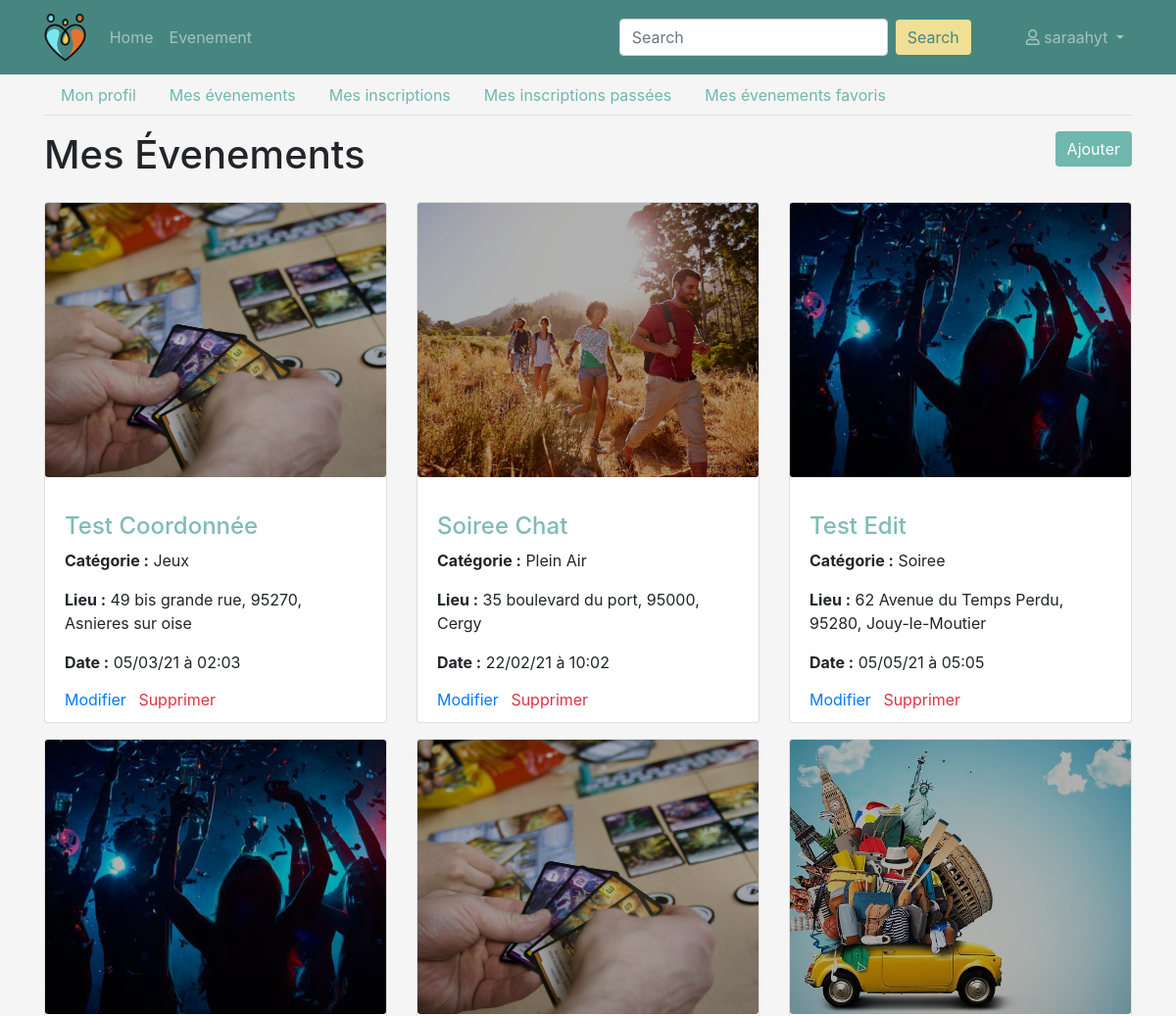
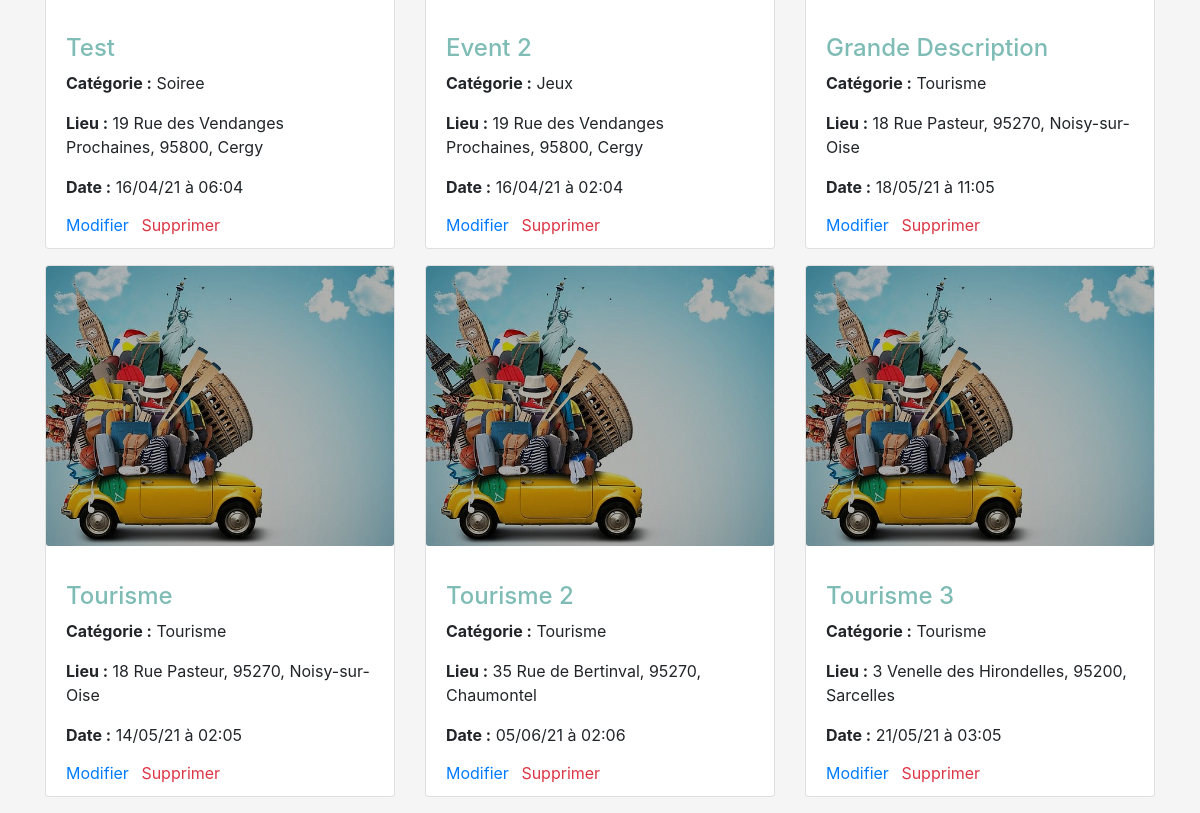
/profil/evenements (signed in), run on the app's committed database (2 pictures, top to bottom).
### persons/models.py (models this page shows, shortened)
class Person(models.Model):
    TYPE_PARTICULIER = 'particulier'
    TYPE_PROFESSIONNEL = 'professionnel'
    TYPE_CHOICES = (
        (TYPE_PARTICULIER, 'particulier'),
        (TYPE_PROFESSIONNEL, 'professionnel')
    )
    user = models.ForeignKey('users.User', on_delete=models.CASCADE)
    first_name = models.CharField('prenom', max_length=100)
    last_name = models.CharField('nom', max_length=100)
    birth_date = models.DateField('date naissance')
    address = models.CharField('adresse', max_length=250)
    zip_code = models.IntegerField('code postal')
    city = models.CharField('ville', max_length=50)
    country = models.CharField('pays', max_length=100)
    phone_number = PhoneNumberField('telephone')
    pseudo = models.CharField('pseudo', max_length=50)
    person_type = models.CharField('type', choices=TYPE_CHOICES, max_length=15)
    created_at = models.DateTimeField('crée à', auto_now=True)
    note = models.IntegerField('karma', null=True, blank=True)
    imageProfil = models.FileField('image', null=True, default='utilisateur-de-profil.svg')
    is_visible = models.BooleanField('est visible', default=False)

### events/models.py (models this page shows, shortened)
class Event(models.Model):
    PARTY_CATEGORY = 'soiree'
    GAME_CATEGORY = 'jeux'
    TOURISM_CATEGORY = 'tourisme'
    AREA_CATEGORY = 'plein air'
    CATEGORY_CHOICES = (
        (PARTY_CATEGORY, 'soiree'),
        (GAME_CATEGORY, 'jeux'),
        (TOURISM_CATEGORY, 'tourisme'),
        (AREA_CATEGORY, 'plein air')
    )
    person = models.ForeignKey('persons.Person', on_delete=models.CASCADE)
    title = models.CharField('titre', max_length=150)
    description = models.TextField('description')
    address = models.CharField('adresse', max_length=100)
    zip_code = models.IntegerField('code postal')
    city = models.CharField('ville', max_length=50)
    category = models.CharField('categorie', choices=CATEGORY_CHOICES, max_length=20)
    created_at = models.DateTimeField('crée à', auto_now=True)
    event_date = models.DateTimeField('date evenement', auto_now=False)
    coordonate_x = models.CharField('coordonnée X',max_length=10 ,null=True, blank=True)
    coordonate_y = models.CharField('coordonnée Y',max_length=10 , null=True, blank=True)

### events/views/events.py (the view)
# urls.py: path('profil/evenements', ProfileEventDetailsView.as_view(), name='profil-events'),
class ProfileEventDetailsView(PersonView):
    def get(self, request):
        user = request.user
        events = get_events_by_user(user)
        person = get_person_by_user(user)
        context = {
            'user': user,
            'events': events,
            'person': person,
            'navigation_items': navigation.navigation_items(navigation.NAV_PROFIL),
        }
        return render(request, 'persons/events/my_events_details.html', context)

### events/models_helpers.py (called while the page is built)
def get_person_by_user(user):
    return Person.objects.get(user=user)

def get_events_by_user(user):
    return Event.objects.filter(person__user=user)

### events/navigation.py (called while the page is built)
def navigation_items(selected_item=None):
    items = []
    for name, shortcut in NAV_ITEMS:
        items.append({
            'name': name,
            'url': reverse(shortcut),
            'active': True if selected_item == name else False,
        })
    return items

### events/templates/persons/events/my_events_details.html (shortened to what this page needs)
{% extends 'persons/base_navbar.html' %}
{% load bootstrap4 %}
{% load static %}
{% block content %}
    <div class="row mb-3">
        <div class="col">
            <div class="row">
                <div class="col">
                    <ul class="profil-tab nav nav-tabs">
                        <li class="nav-item">
                            <a class="nav-link" href="{% url 'profil' %}">Mon profil</a>
                        </li>
                        <li class="nav-item">
                            <a class="nav-link" href="{% url 'profil-events' %}">Mes évenements</a>
                        </li>
                        {% if person.person_type != "professionnel" %}
                            <li class="nav-item">
                                <a class="nav-link" href="{% url 'profil-registered_events' %}">Mes inscriptions</a>
                            </li>
                            <li class="nav-item">
                                <a class="nav-link" href="{% url 'profil-finished-events' %}">Mes inscriptions
                                    passées</a>
                            </li>
                            <li class="nav-item">
                                <a class="nav-link" href="{% url 'profil-favorite-events' %}">Mes évenements favoris</a>
                            </li>
                        {% endif %}
                    </ul>
                </div>
            </div>
            <div class="row">
                <div class="col mt-3">
                    <div class="row">
                        <h1 class="col-md-7">Mes Évenements</h1>
                        <div class="col-md-5 text-right">
                            {% if user.pk %}
                                <a class="btn btn-primary" href="{% url 'create-event' %}">Ajouter</a>
                            {% endif %}
                        </div>
                    </div>
                    <div class="row d-flex">
                        {% for event in events %}
                            <div class="col-md-4">
                                <div class="card mt-3">
                                    {% with 'assets/category/'|add:event.category|add:'.jpeg' as category %}
                                        <img src="{% static category %}" class="card-img category-img">
                                    {% endwith %}
                                    <div class="card-body">
                                        <div class="d-flex">
                                            <p class="text-left"><a href="{% url 'description-event' event.pk %}"><h4
                                                    class="mt-3">{{ event.title|title }}</h4></a></p>
                                        </div>
                                        <p class="card-text"><b>Catégorie :</b> {{ event.category|title }}</p>
                                        <p class="card-text"><b>Lieu
                                            :</b> {{ event.address }}, {{ event.zip_code }}, {{ event.city }}</p>
                                        <p class="card-text"><b>Date :</b> {{ event.event_date|date:'d/m/y à h:m' }}</p>
                                        <div class="action-card">
                                            <a href="{% url 'edit-event' event.pk %}"
                                               class="text-primary mr-2">Modifier</a>
                                            <a href="{% url 'delete-event' event.pk %}" class="text-danger"
                                               data-toggle="modal"
                                               data-target="#close_modal{{ event.pk }}">Supprimer</a>
                                        </div>
                                    </div>
                                </div>
                            </div>
                        {% empty %}
                            <p>Il n'y a pas d'évenements pour le moment</p>
                        {% endfor %}
                    </div>
                </div>
            </div>
        </div>
    </div>
{% endblock %}

### events/templates/persons/base_navbar.html (shortened to what this page needs)
{% extends 'persons/base.html' %}
{% load static %}
{% block header %}
    <nav class="back-nav navbar navbar-expand-lg navbar-dark bg-dark">
        <div class="container d-flex justify-content-between">
            <a class="navbar-brand" href="{% url 'home' %}"><img src="{% static 'assets/logo1.png' %}" height="50"></a>
            <div class="collapse navbar-collapse" id="navbarSupportedContent">
                <ul class="navbar-nav">
                    {% for item in navigation_items %}
                        <li class="nav-item {% if item.active %}active{% endif %}">
                            <a class="nav-link" href="{{ item.url }}">{{ item.name }}</a>
                        </li>
                    {% endfor %}
                </ul>
                <form action="{% url 'events' %}" class="form-inline my-2 my-lg-0 ml-auto mr-5" method="get">
                    <input name="q" class="form-control mr-sm-2" type="search" placeholder="Search"
                           aria-label="Search">
                    <button class="search btn btn-outline-success my-2 my-sm-0" type="submit">Search</button>
                </form>
                <ul class="navbar-nav mr-0">
                    <li class="nav-item dropdown">
                        <a class="nav-link dropdown-toggle" href="#" id="navbarDropdownMenuLink" role="button" data-toggle="dropdown" aria-haspopup="true" aria-expanded="false">
                        <i class="far fa-user"></i> {{ person.pseudo }}
                    </a>
                    </li>
                </ul>
            </div>
        </div>
    </nav>
{% endblock %}

### events/static/css/event.css (style rules this page uses)
body { background-color: whitesmoke !important; }
.back-nav { background-color: #478680 !important; }
.search { background-color: #F0DF94 !important; color: #478680 !important; border: none !important; }
.btn-primary, .btn-outline-primary { background-color: #70B7AE !important; border: none !important; }
.profil-tab .nav-link { color: #70B7AE !important; }
h4 a, .show-user { color: #7ebcb5 !important; }
.category-img { height: 280px; object-fit: cover; filter: brightness(70%); }
.card-body { height: 250px; }
.action-card { position: absolute; bottom: 2%; }

### data on the page
Person: pseudo "saraahyt"
Event: category "Jeux", address "49 bis grande rue", zip_code "95270", city "Asnieres sur oise", event_date "05/03/21 à 02:03"
Event: category "Plein Air", address "35 boulevard du port", zip_code "95000", city "Cergy", event_date "22/02/21 à 10:02"
Event: category "Soiree", address "62 Avenue du Temps Perdu", zip_code "95280", city "Jouy-le-Moutier", event_date "05/05/21 à 05:05"
Event: category "Soiree", address "19 Rue des Vendanges Prochaines", zip_code "95800", city "Cergy", event_date "16/04/21 à 06:04"
Event: category "Jeux", address "19 Rue des Vendanges Prochaines", zip_code "95800", city "Cergy", event_date "16/04/21 à 02:04"
Event: category "Tourisme", address "18 Rue Pasteur", zip_code "95270", city "Noisy-sur-Oise", event_date "18/05/21 à 11:05"
Event: category "Tourisme", address "18 Rue Pasteur", zip_code "95270", city "Noisy-sur-Oise", event_date "14/05/21 à 02:05"
Event: category "Tourisme", address "35 Rue de Bertinval", zip_code "95270", city "Chaumontel", event_date "05/06/21 à 02:06"
Event: category "Tourisme", address "3 Venelle des Hirondelles", zip_code "95200", city "Sarcelles", event_date "21/05/21 à 03:05"

### other printed values
{{ item.name }} "Home" "Evenement"
